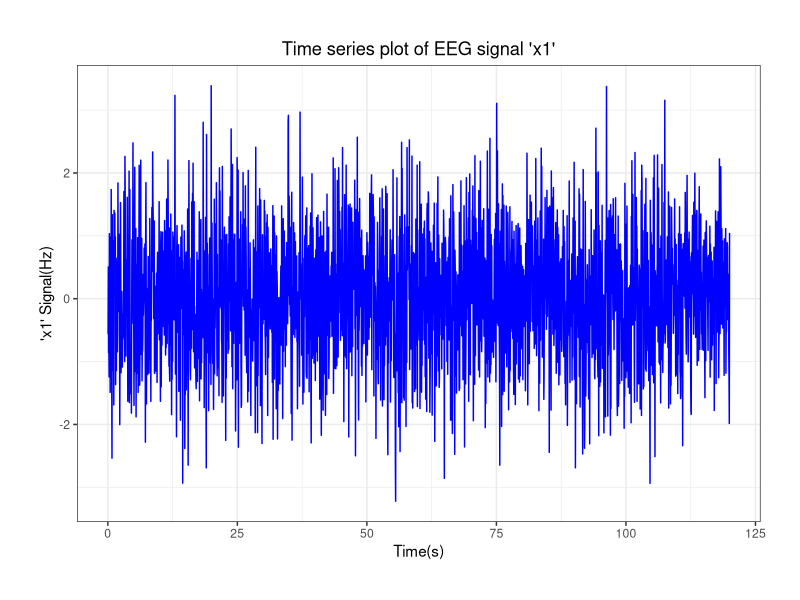
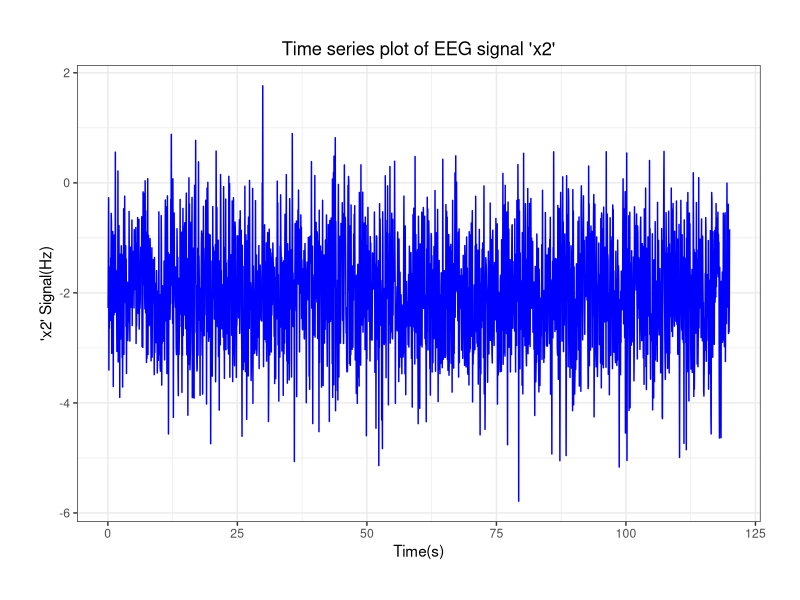
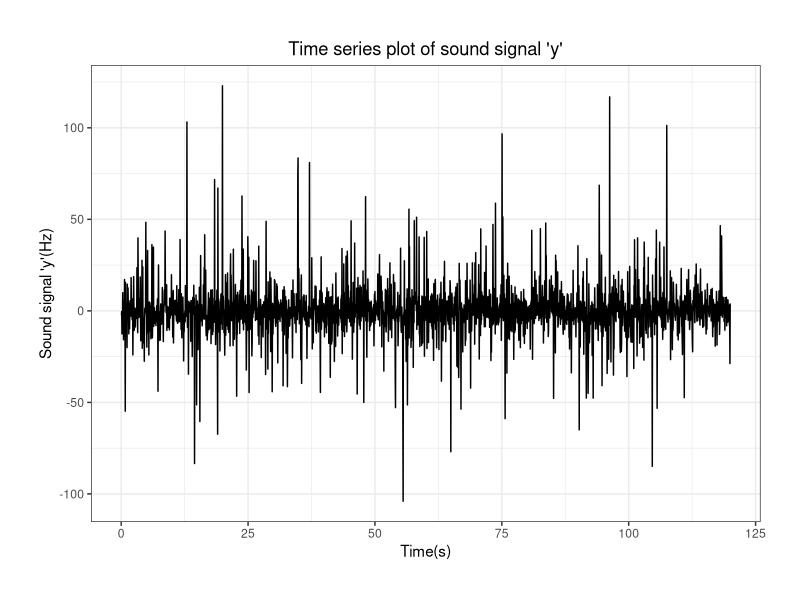
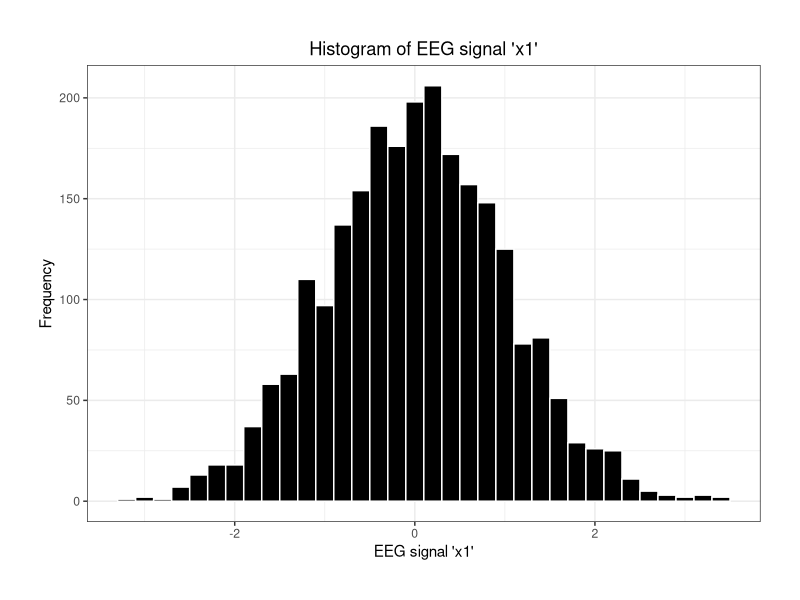
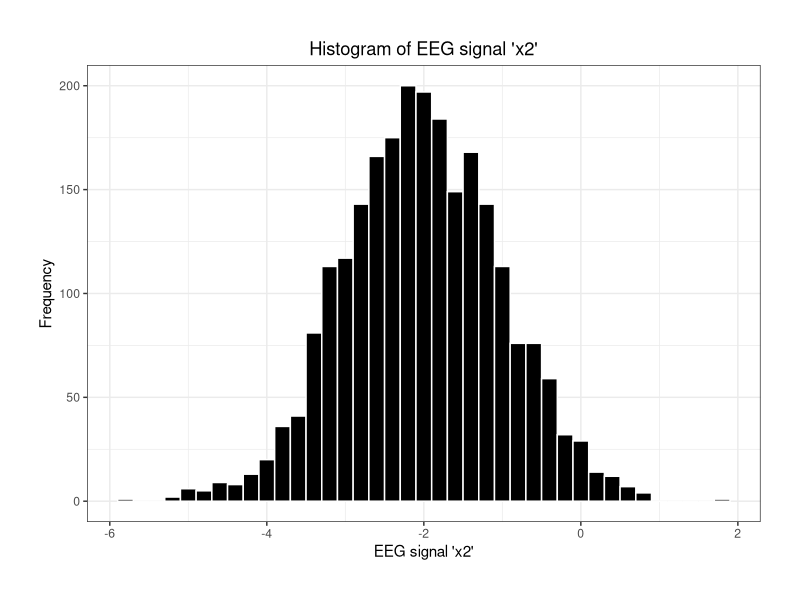
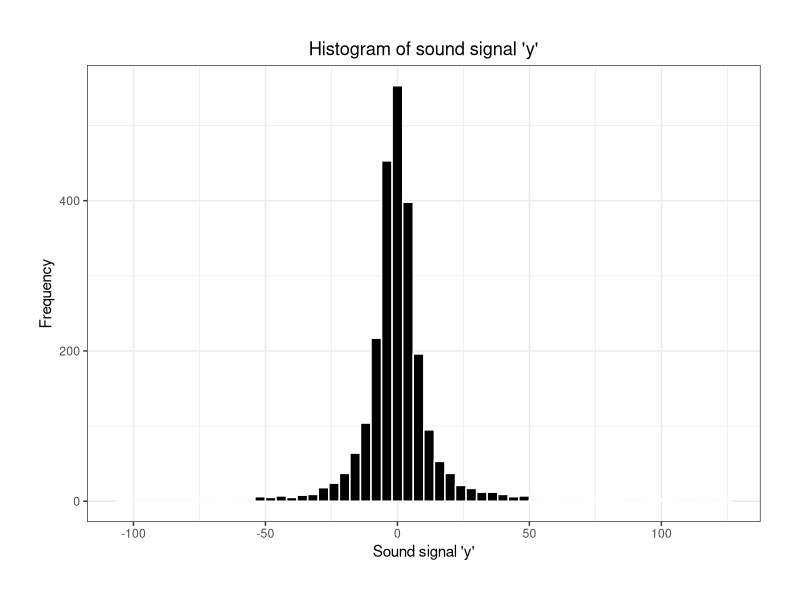
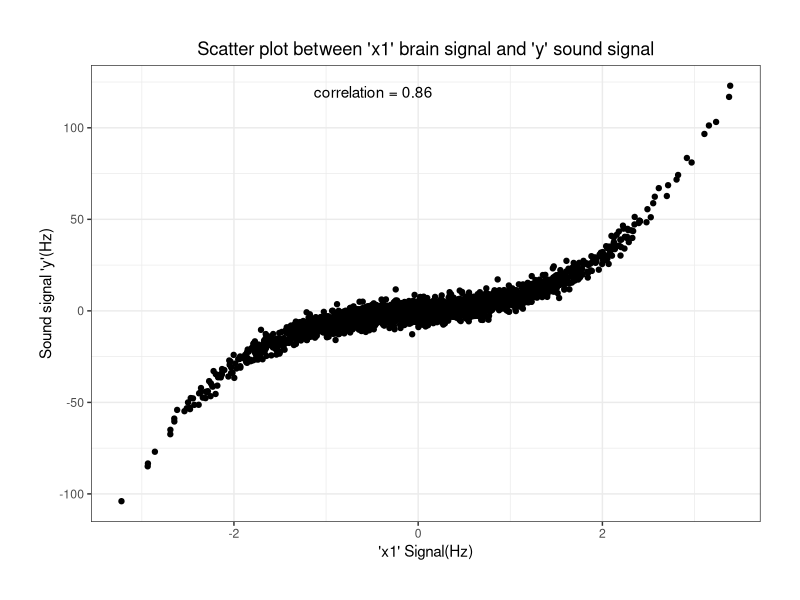
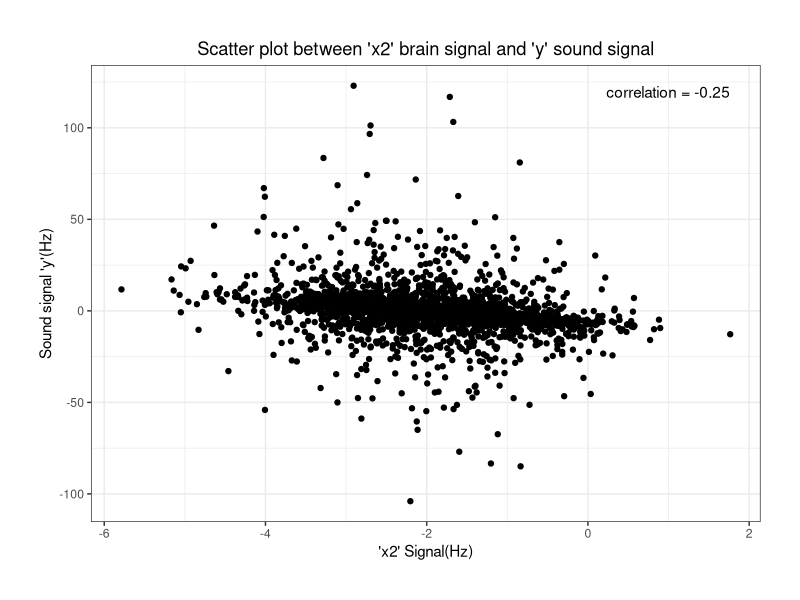

The R source for these figures, in order:
########################################################
#           Importing all the data files               #
########################################################

library(ggplot2)

X = read.csv("X.csv")
y = read.csv("y.csv")
time = read.csv("time.csv")

# Combining all the objects into a data frame
data = cbind(X, y, time)

# Verifying if the data frame is created appropriately
head(data)

########################################################
#         Task 1: Preliminary data analysis            #
########################################################

## Time series plots (of audio and EEG signals)

# Time series plot of EEG signal 'x1'
ggplot(data, aes(x = time, y = x1)) + 
  geom_line(color = "blue", linewidth = 0.5) + 
  ggtitle("Time series plot of EEG signal 'x1'") +
  xlab("Time(s)") +
  ylab("'x1' Signal(Hz)") +
  theme_bw() +
  theme(plot.title = element_text(hjust = 0.5, vjust = 0.5),
        plot.margin = margin(10, 10, 10, 10, "mm"),
        plot.background = element_rect(fill = "white"))

# Time series plot of EEG signal 'x2'
ggplot(data, aes(x = time, y = x2))  +
  geom_line(color = "blue", linewidth = 0.5) + 
  ggtitle("Time series plot of EEG signal 'x2'") +
  xlab("Time(s)") +
  ylab("'x2' Signal(Hz)") +
  theme_bw() + 
  theme(plot.title = element_text(hjust = 0.5, vjust = 0.5),
        plot.margin = margin(10, 10, 10, 10, "mm"),
        plot.background = element_rect(fill = "white"))

# Time series plot of sound signal 'y'
ggplot(data, aes(x = time, y = y))  +
  geom_line(color = "black", linewidth = 0.5) + 
  ggtitle("Time series plot of sound signal 'y'") +
  xlab("Time(s)") +
  ylab("Sound signal 'y'(Hz)") +
  theme_bw() + 
  theme(plot.title = element_text(hjust = 0.5, vjust = 0.5),
        plot.margin = margin(10, 10, 10, 10, "mm"),
        plot.background = element_rect(fill = "white"))

## Distribution for each signal

# Histogram of EEG signal 'x1'
ggplot(data, aes(x = x1)) + 
  geom_histogram(binwidth = 0.2, fill = "black", color = "white") +
  xlab("EEG signal 'x1'") +
  ylab("Frequency") +
  ggtitle("Histogram of EEG signal 'x1'") +
  theme_bw() + 
  theme(plot.title = element_text(hjust = 0.5, vjust = 0.5),
        plot.margin = margin(10, 10, 10, 10, "mm"),
        plot.background = element_rect(fill = "white"))

# Histogram of EEG signal 'x2'
ggplot(data, aes(x = x2)) + 
  geom_histogram(binwidth = 0.2, fill = "black", color = "white") +
  xlab("EEG signal 'x2'") +
  ylab("Frequency") +
  ggtitle("Histogram of EEG signal 'x2'") +
  theme_bw() + 
  theme(plot.title = element_text(hjust = 0.5, vjust = 0.5),
        plot.margin = margin(10, 10, 10, 10, "mm"),
        plot.background = element_rect(fill = "white"))

# Histogram of sound signal 'y'
ggplot(data, aes(x = y)) + 
  geom_histogram(binwidth = 4, fill = "black", color = "white") +
  xlab("Sound signal 'y'") +
  ylab("Frequency") +
  ggtitle("Histogram of sound signal 'y'") +
  theme_bw() + 
  theme(plot.title = element_text(hjust = 0.5, vjust = 0.5),
        plot.margin = margin(10, 10, 10, 10, "mm"),
        plot.background = element_rect(fill = "white"))

## Correlation and scatter plots (between the audio and brain signals)

# Compute correlation of 'x1' to 'y'
cor_val1 = round(cor(data$x1, data$y), 2)

# Scatter plot between 'x1' brain signal and 'y' sound signal
ggplot(data, aes(x = x1, y = y)) +
  geom_point() +
  xlab("'x1' Signal(Hz)") +
  ylab("Sound signal 'y'(Hz)") +
  ggtitle("Scatter plot between 'x1' brain signal and 'y' sound signal") +
  annotate("text", x = max(data$x1), y = max(data$y), label = paste0("correlation = ", cor_val1), hjust = 3.5, vjust = 1) +
  theme_bw() + 
  theme(plot.title = element_text(hjust = 0.5, vjust = 0.5),
        plot.margin = margin(10, 10, 10, 10, "mm"),
        plot.background = element_rect(fill = "white"))

# Compute correlation of 'x2' to 'y'
cor_val2 = round(cor(data$x2, data$y), 2)

# Scatter plot between 'x2' brain signal and 'y' sound signal
ggplot(data, aes(x = x2, y = y)) +
  geom_point() +
  xlab("'x2' Signal(Hz)") +
  ylab("Sound signal 'y'(Hz)") +
  ggtitle("Scatter plot between 'x2' brain signal and 'y' sound signal") +
  annotate("text", x = max(data$x2), y = max(data$y), label = paste0("correlation = ", cor_val2), hjust = 1, vjust = 1) +
  theme_bw() + 
  theme(plot.title = element_text(hjust = 0.5, vjust = 0.5),
        plot.margin = margin(10, 10, 10, 10, "mm"),
        plot.background = element_rect(fill = "white"))

#####################################################################################################
#         Task 2: Regression – modelling the relationship between audio and EEG signals             #
#####################################################################################################

# Converting objects into matrix
X = data.matrix(X)
y = data.matrix(y)
time = data.matrix(time)

# Creating ones matrix
ones = matrix(1 , length(X[,1]),1)

## Task 2.1: Estimating model parameters 𝜽={𝜃1,𝜃2,⋯,𝜃𝑏𝑖𝑎𝑠}𝑇 for every candidate model using Least Squares (𝜽̂= (𝐗𝑇𝐗)−1𝐗𝑇𝐲)

# Creating design matrix for each candidate model
model1 = cbind(X[,1]^3, X[,2]^5, ones)
model2 = cbind(X[,1]^4, X[,2]^2, ones)
model3 = cbind(X[,1]^3, X[,2], X[,1], ones)
model4 = cbind(X[,1], X[,1]^2, X[,1]^3, X[,2]^3, ones)
model5 = cbind(X[,1]^3, X[,1]^4, X[,2], ones)

# Estimate model parameters using least squares
thetaHat1 = solve(t(model1) %*% model1) %*% t(model1) %*% y
thetaHat2 = solve(t(model2) %*% model2) %*% t(model2) %*% y
thetaHat3 = solve(t(model3) %*% model3) %*% t(model3) %*% y
thetaHat4 = solve(t(model4) %*% model4) %*% t(model4) %*% y
thetaHat5 = solve(t(model5) %*% model5) %*% t(model5) %*% y

# Print the estimated model parameters for each candidate model

# Model 1
row_names = c("x1^3","x2^5","Bias")
row.names(thetaHat1) = row_names
thetaHat1 = round(thetaHat1, 3)
print(thetaHat1)

# Model 2
row_names = c("x1^4","x2^2","Bias")
row.names(thetaHat2) = row_names
thetaHat2 = round(thetaHat2, 3)
print(thetaHat2)

# Model 3
row_names = c("x1^3","x2","x1","Bias")
row.names(thetaHat3) = row_names
thetaHat3 = round(thetaHat3, 3)
print(thetaHat3)

# Model 4
row_names = c("x1","x1^2","x1^3","x2^3","Bias")
row.names(thetaHat4) = row_names
thetaHat4 = round(thetaHat4, 3)
print(thetaHat4)

# Model 5
row_names = c("x1^3","x1^4","x2","Bias")
row.names(thetaHat5) = row_names
thetaHat5 = round(thetaHat5, 3)
print(thetaHat5)

## Task 2.2: Computing the model residual (error) sum of squared errors (RSS)

# Creating a vector of predicted values
y_Hat1 = model1 %*% thetaHat1
y_Hat2 = model2 %*% thetaHat2
y_Hat3 = model3 %*% thetaHat3
y_Hat4 = model4 %*% thetaHat4
y_Hat5 = model5 %*% thetaHat5

# Computing error or residual between the true response variable values (y) and the predicted values
error1 = y - y_Hat1
error2 = y - y_Hat2
error3 = y - y_Hat3
error4 = y - y_Hat4
error5 = y - y_Hat5

# Calculating the residual sum of squares (RSS)
rss1 = sum(error1^2)
rss2 = sum(error2^2)
rss3 = sum(error3^2)
rss4 = sum(error4^2)
rss5 = sum(error5^2)

# Printing residual sum of squares (RSS)
print(paste("rss1:", toString(round(rss1, 3))))
print(paste("rss2:", toString(round(rss2, 3))))
print(paste("rss3:", toString(round(rss3, 3))))
print(paste("rss4:", toString(round(rss4, 3))))
print(paste("rss5:", toString(round(rss5, 3))))

## Task 2.3: Computing the log-likelihood function for every candidate model

# Calculating the sample variance of x1
sigma_1 = rss1/(length(data$x1)-1)
sigma_2 = rss2/(length(data$x1)-1)
sigma_3 = rss3/(length(data$x1)-1)
sigma_4 = rss4/(length(data$x1)-1)
sigma_5 = rss5/(length(data$x1)-1)

# Calculating log-likelihood
logLik1 = -(length(data$x1)/2) * log(2 * pi) - (length(data$x1)/2) * log(sigma_1) - (1/(2 * sigma_1)) * rss1
logLik2 = -(length(data$x1)/2) * log(2 * pi) - (length(data$x1)/2) * log(sigma_2) - (1/(2 * sigma_2)) * rss2
logLik3 = -(length(data$x1)/2) * log(2 * pi) - (length(data$x1)/2) * log(sigma_3) - (1/(2 * sigma_3)) * rss3
logLik4 = -(length(data$x1)/2) * log(2 * pi) - (length(data$x1)/2) * log(sigma_4) - (1/(2 * sigma_4)) * rss4
logLik5 = -(length(data$x1)/2) * log(2 * pi) - (length(data$x1)/2) * log(sigma_5) - (1/(2 * sigma_5)) * rss5

# Printing sample variance and log-likelihood
print(paste("sigma_1:", toString(round(sigma_1, 3)), ", logLik1:", toString(round(logLik1, 3)), sep = " "))
print(paste("sigma_2:", toString(round(sigma_2, 3)), ", logLik2:", toString(round(logLik2, 3)), sep = " "))
print(paste("sigma_3:", toString(round(sigma_3, 3)), ", logLik3:", toString(round(logLik3, 3)), sep = " "))
print(paste("sigma_4:", toString(round(sigma_4, 3)), ", logLik4:", toString(round(logLik4, 3)), sep = " "))
print(paste("sigma_5:", toString(round(sigma_5, 3)), ", logLik5:", toString(round(logLik5, 3)), sep = " "))

## Task 2.4: Computing the Akaike information criterion (AIC) and Bayesian information criterion (BIC) for every candidate model

# Akaike information criterion (AIC)
aic1 = 2 * length(thetaHat1) - 2 * logLik1
aic2 = 2 * length(thetaHat2) - 2 * logLik2
aic3 = 2 * length(thetaHat3) - 2 * logLik3
aic4 = 2 * length(thetaHat4) - 2 * logLik4
aic5 = 2 * length(thetaHat5) - 2 * logLik5

# Bayesian information criterion (BIC)
bic1 = 3 * log(length(data$x1)) - 2 * logLik1
bic2 = 3 * log(length(data$x1)) - 2 * logLik2
bic3 = 4 * log(length(data$x1)) - 2 * logLik3
bic4 = 5 * log(length(data$x1)) - 2 * logLik4
bic5 = 4 * log(length(data$x1)) - 2 * logLik5

# Printing Akaike information criterion (AIC) and Bayesian information criterion (BIC) values
print(paste("AIC_1:", toString(round(aic1, 3)), ", BIC_1:", toString(round(bic1, 3)), sep = " "))
print(paste("AIC_2:", toString(round(aic2, 3)), ", BIC_2:", toString(round(bic2, 3)), sep = " "))
print(paste("AIC_3:", toString(round(aic3, 3)), ", BIC_3:", toString(round(bic3, 3)), sep = " "))
print(paste("AIC_4:", toString(round(aic4, 3)), ", BIC_4:", toString(round(bic4, 3)), sep = " "))
print(paste("AIC_5:", toString(round(aic5, 3)), ", BIC_5:", toString(round(bic5, 3)), sep = " "))

## Task 2.5: Distribution of model prediction errors (residuals) for each candidate model

# Generate QQ plot with error1 data for Model 1
qqnorm(error1, main = "Q-Q Plot for Model 1") 
# Add a horizontal line indicating the expected values
qqline(error1)

# Generate QQ plot with error2 data for Model 2
qqnorm(error2, main = "Q-Q Plot for Model 2") 
# Add a horizontal line indicating the expected values
qqline(error2)

# Generate QQ plot with error3 data for Model 3
qqnorm(error3, main = "Q-Q Plot for Model 3") 
# Add a horizontal line indicating the expected values
qqline(error3)

# Generate QQ plot with error4 data for Model 4
qqnorm(error4, main = "Q-Q Plot for Model 4") 
# Add a horizontal line indicating the expected values
qqline(error4)

# Generate QQ plot with error5 data for Model 5
qqnorm(error5, main = "Q-Q Plot for Model 5") 
# Add a horizontal line indicating the expected values
qqline(error5)

## Task 2.7

# Reading the data files
X = read.csv("X.csv")
y = read.csv("y.csv")

# Creating a dataframe by binding both the datasets
dataframe = cbind(X,y)

# Create a vector of indices corresponding to each observation in your dataset
row_length = 1:nrow(dataframe)

# Use the sample function to randomly select 70% of the indices for the training set
training_rows = sample(row_length, floor(0.7 * length(row_length)))

# Use the setdiff function to select the remaining 30% of indices for the test set
test_rows = setdiff(row_length, training_rows)

# Use the training_indices and test_indices vectors to create your training and test datasets
training_set = dataframe[training_rows, ]
test_set = dataframe[test_rows, ]

# Printing the dimensions of training_set and test_set
dim(training_set)
dim(test_set)

# Splitting the data into training data set
x1_train = training_set$x1
x2_train = training_set$x2
y_train = training_set$y

# Splitting the data into testing data set
x1_test = test_set$x1
x2_test = test_set$x2
y_test = test_set$y

# Creating ones matrix for training and testing data set
ones_train =  matrix(1 , length(training_rows),1)
ones_test = matrix(1 , length(test_rows),1)

## Task 2.7.1: Estimating model parameters using the training dataset

# Train the model 
train_model = cbind(x1_train^3, x2_train, x1_train, ones_train)
train_thetaHat = solve(t(train_model) %*% train_model) %*% t(train_model) %*% y_train
row_names = c("x1^3","x2","x1","Bias")
row.names(train_thetaHat) = row_names
train_thetaHat

# Testing and predicting the values
test_model = cbind(x1_test^3, x2_test, x1_test, ones_test)
test_thetaHat = solve(t(test_model) %*% test_model) %*% t(test_model) %*% y_test
row_names = c("x1^3","x2","x1","Bias")
row.names(test_thetaHat) = row_names
test_thetaHat

## Task 2.7.2: Computing the model’s output/prediction on the testing data

# Calculating the predicted values
y_hat = test_model %*% train_thetaHat

# Calculating the difference between the actual values and the predicted values
error = y_test - y_hat

# Calculating the sum of squared errors (SSE) between the predicted values and the actual values of the test dataset
sse = norm(error , type = "2")^2

# Printing the value of sum of squared errors (SSE)
print(paste("Sum of Squared Errors (SSE):", toString(round(sse, 3))))

## Task 2.7.3: Computing the 95% (model prediction) confidence intervals and plotting them (with error bars) together with the model prediction, as well as the testing data samples

# Storing number of rows of y_hat
n = nrow(y_hat)

# Computing sample variance
variance = sse/(n-1)

# Computing the inverse of the cross-product
ctheta = (solve(t(test_model) %*% test_model))

# Creating a zero matrix 
zero_hat = matrix(0, n , 1)

# Computing predicted variance
for (i in 1:n) {
  model_data = matrix(train_model[i, ], 1, 4)
  zero_hat[i,1] = model_data %*% ctheta %*% t(model_data)
}

# Calculating the Confidence Interval 
CI = 2 * sqrt(zero_hat)
print(paste("Confidence Interval:", toString(round(CI, 3))))

# Calculating the upper and lower limits of the Confidence Interval
upper = y_hat + CI
lower = y_hat - CI

# Creating data frame combining all the values 
df = data.frame(x = 1:length(y_test), y_test = y_test, y_hat = y_hat, 
                 lower_bound = lower, upper_bound = upper)

# Plotting model prediction with error bars
ggplot(df, aes(x = x)) +
  geom_line(aes(y = y_test)) +
  geom_point(aes(y = y_hat), color = "blue") +
  geom_segment(aes(x = x, y = lower, xend = x, yend = upper), 
               size = 10) +
  ylim(range(c(y_test, y_hat, upper, lower))) +
  ggtitle("95% (model prediction) Confidence Intervals with error bars") +
  xlab("Time(s)") +
  ylab("y prediction") +
  theme_bw() + 
  theme(plot.title = element_text(hjust = 0.5, vjust = 0.5),
        plot.margin = margin(10, 10, 10, 10, "mm"),
        plot.background = element_rect(fill = "white"))

###################################################################
#         Task 3: Approximate Bayesian Computation (ABC)          #
###################################################################

## Task 3.1

# Combining X and y objects into a data frame
data = cbind(X,y)

# Extracting values from thetaHat3
theta2 = thetaHat3[2,]
theta3 = thetaHat3[3,]
theta_bias = thetaHat3[4,]

# Task 3.2

# Creating random numbers from a uniform distribution
theta3_prior = runif(1000, min = 0.5 * theta3, max = 1 * theta3)
theta_bias_prior = runif(1000, min = -0.5 * abs(theta_bias), max = 1 * abs(theta_bias))

# Creating empty vectors
accepted_samples_3 = c()
accepted_samples_bias = c()

# Task 3.3

# Compute predicted values and error
for (i in 1:length(theta3_prior)) {
  y_pred = theta3_prior[i] * data$x1 ^ 3 + theta2 * data$x2 + theta3_prior[i] * data$x1 + theta_bias_prior[i]
  pred_error = data$y - y_pred
  rss = sum(pred_error ^ 2)
  if (rss < 300000) {
    accepted_samples_3 = c(accepted_samples_3, theta3_prior[i])
    accepted_samples_bias = c(accepted_samples_bias, theta_bias_prior[i])
  }
}

# Defining a function to removes missing values (NA's) 
remove_NA = function(x) {
  x[!is.na(x)]
}

# Remove missing values from accepted samples vectors
accepted_samples_3 = remove_NA(accepted_samples_3)
accepted_samples_bias = remove_NA(accepted_samples_bias)

# Task 3.4

# Plotting Joint Density of Theta3 and Theta_bias
ggplot(data = data.frame(theta3_prior, theta_bias_prior)) +
  geom_density_2d_filled(mapping = aes(x = theta3_prior, y = theta_bias_prior)) +
  geom_point(mapping = aes(x = theta3_prior, y = theta_bias_prior)) + 
  ggtitle("Joint Density of Theta3 and Theta_bias") +
  xlab("Theta3") +
  ylab("Theta_bias") +
  theme_bw() + 
  theme(plot.title = element_text(hjust = 0.5, vjust = 0.5),
        plot.margin = margin(10, 10, 10, 10, "mm"),
        plot.background = element_rect(fill = "white"))

# Create histogram of marginal distribution of theta_3
ggplot(data = data.frame(theta3 = accepted_samples_3)) +
  geom_histogram(mapping = aes(x = theta3), bins = 20, color = "white", fill = "black", alpha = 0.7) +
  xlab("Theta3") +
  ylab("Density") +
  ggtitle("Histogram of Marginal Distribution of Theta3") +
  theme_bw() + 
  theme(plot.title = element_text(hjust = 0.5, vjust = 0.5),
        plot.margin = margin(10, 10, 10, 10, "mm"),
        plot.background = element_rect(fill = "white"))

# Create histogram of marginal distribution of theta_bias
ggplot(data = data.frame(theta_bias = accepted_samples_bias)) +
  geom_histogram(mapping = aes(x = theta_bias), bins = 20, color = "white", fill = "black", alpha = 0.7) +
  xlab("Theta_bias") +
  ylab("Density") +
  ggtitle("Histogram of Marginal Distribution of Theta_bias") +
  theme_bw() + 
  theme(plot.title = element_text(hjust = 0.5, vjust = 0.5),
        plot.margin = margin(10, 10, 10, 10, "mm"),
        plot.background = element_rect(fill = "white"))
